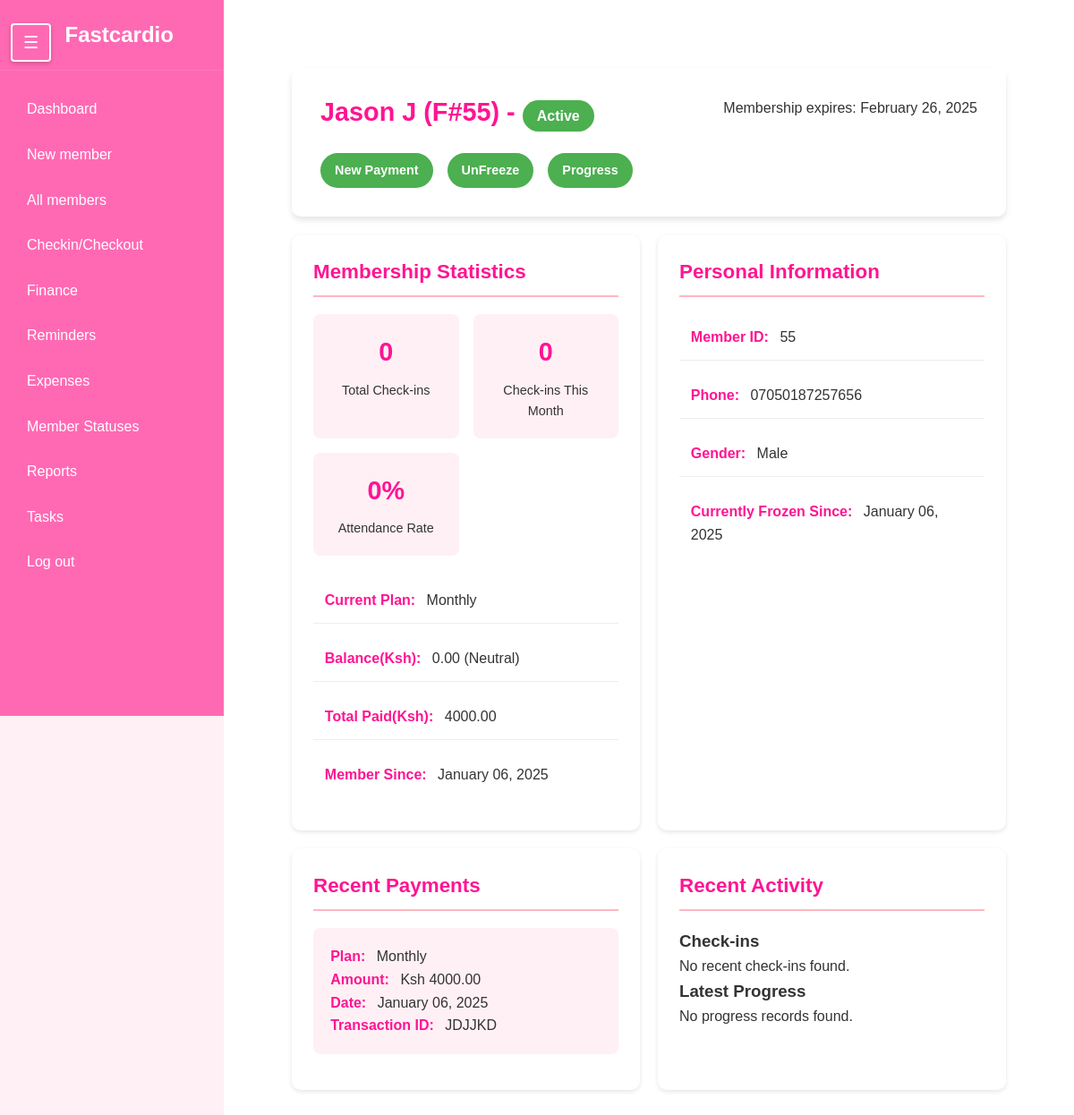
/members/55/, run on an earlier commit of the app's database.
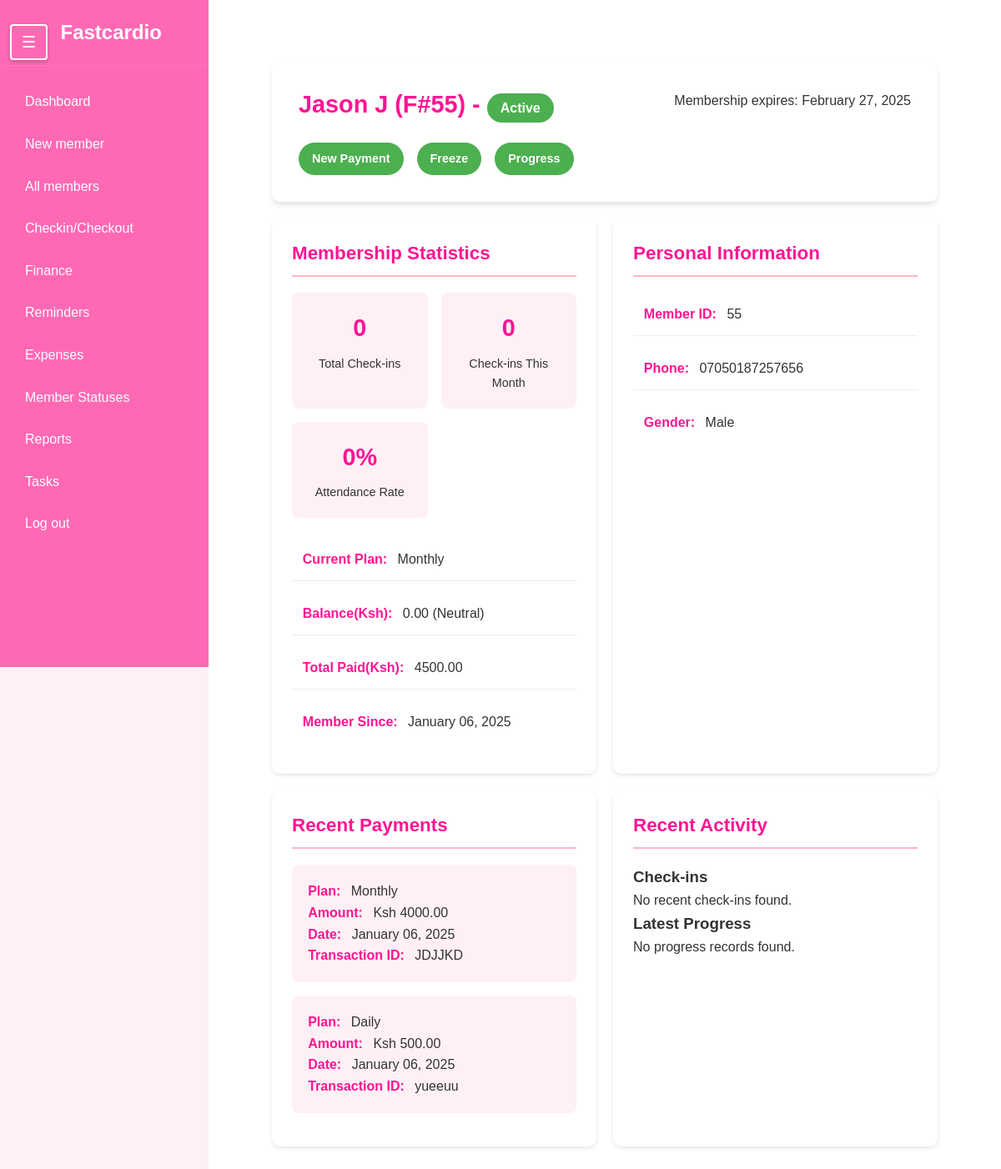
And on a later commit of the database.
### members/models.py (models this page shows, shortened)
class Member(models.Model):
    first_name = models.CharField(max_length=50)
    last_name = models.CharField(max_length=50)
    phone_number = models.CharField(max_length=15)
    date_joined = models.DateTimeField(auto_now_add=True)
    membership_expiry = models.DateField(null=True, blank=True, help_text="Date when the membership expires")
    is_active = models.BooleanField(default=False)
    is_frozen = models.BooleanField(default=False)
    additional_info = models.TextField(blank=True,null=True)
    gender = models.CharField(max_length= 6)
    balance = models.DecimalField(
        max_digits=10,
        decimal_places=2,
        default=0,
        help_text="Positive balance indicates credit, negative indicates debt"
    )

class Freeze_member(models.Model):
    member = models.ForeignKey(Member, on_delete=models.CASCADE)
    frozen_date = models.DateField(auto_now_add=True)
    unfrozen_date = models.DateField(null=True, blank=True)
    freeze_time = models.IntegerField(null=True, blank=True)  # Store the total days frozen

class PaymentDetails(models.Model):
    PLAN_CHOICES = [
        ('daily', 'Daily'),
        ('monthly', 'Monthly'),
        ('quarterly', 'Quarterly'),
        ('biannually', 'Biannually'),
        ('annually', 'Annually'),
        ('student', 'Student Package'),
        ('complete', 'Complete Payment'),
    ]
    member = models.ForeignKey('Member', on_delete=models.CASCADE, related_name='payments', verbose_name="Member")
    plan = models.CharField(max_length=20, choices=PLAN_CHOICES, verbose_name="Payment Plan")
    amount = models.DecimalField(max_digits=10, decimal_places=2, verbose_name="Amount Paid")
    payment_date = models.DateField(default=timezone.now, verbose_name="Payment Date")
    transaction_id = models.CharField(max_length=100, blank=True, null=True, verbose_name="Transaction ID")
    class Meta:
        verbose_name = "Payment Detail"
        verbose_name_plural = "Payment Details"
        ordering = ['-payment_date']

### members/views.py (the view)
# urls.py: path('members/<int:member_id>/',views.member_details,name='Member details'),
def member_details(request, member_id):
    member = get_object_or_404(Member, pk=member_id)
    today = timezone.now().date()
    recent_payments = PaymentDetails.objects.filter(member=member).order_by('-payment_date')[:5]
    latest_payment = recent_payments.first()
    total_paid = PaymentDetails.objects.filter(member=member).aggregate(total=Sum('amount'))['total'] or 0
    membership_status = calculate_membership_status(member, today)
    checkin_stats = get_checkin_statistics(member)
    latest_progress = MemberProgress.objects.filter(member=member).order_by('-date').first()
    progress_history = MemberProgress.objects.filter(member=member).order_by('-date')[:5]
    freeze_history = Freeze_member.objects.filter(member=member).order_by('-frozen_date')
    current_freeze = freeze_history.filter(unfrozen_date__isnull=True).first()
    balance_info = get_balance_status(member.balance)
    print(bool(current_freeze))
    context = {
        'member': member,
        'membership_status': membership_status['status'],
        'days_left': membership_status['days_left'],
        'expiry_date': member.membership_expiry,
        'recent_payments': recent_payments,
        'latest_payment': latest_payment,
        'current_plan': latest_payment.plan if latest_payment else "No active plan",
        'total_paid': total_paid,
        'total_checkins': checkin_stats['total'],
        'checkins_this_month': checkin_stats['monthly'],
        'recent_checkins': checkin_stats['recent'],
        'last_checkin': checkin_stats['last'],
        'attendance_rate': checkin_stats['attendance_rate'],
        'latest_progress': latest_progress,
        'progress_history': progress_history,
        'is_currently_frozen': bool(current_freeze),
        'freeze_history': freeze_history,
        'current_freeze': current_freeze,
        'balance': member.balance,
        'balance_status': balance_info['status'],
        'balance_message': balance_info['message']
    }
    return render(request, 'member_details.html', context)

### members/views.py (called while the page is built)
def calculate_membership_status(member, today):
    if member.is_frozen:
        return {
            'status': 'Inactive',
            'days_left': None
        }
    if not member.membership_expiry:
        return {
            'status': 'Inactive',
            'days_left': None
        }
    days_left = (member.membership_expiry - today).days
    if member.is_active:
        status = 'Active'
    else:
        status = 'Inactive'
    return {
        'status': status,
        'days_left': days_left
    }

def get_balance_status(balance):
    if balance > 0:
        return {
            'status': 'Credit',
            'message': 'Member has credit balance'
        }
    elif balance < 0:
        return {
            'status': 'Debt',
            'message': 'Member has outstanding balance'
        }
    return {
        'status': 'Neutral',
        'message': 'Balance is cleared'
    }

### members/templates/member_details.html (shortened to what the changed rows need)
{% extends 'sidebar.html' %}
{% load static %}
{% block extra_styles %}
    <link rel="stylesheet" href="{% static 'member_details.css' %}">
{% endblock %}
{% block content %}
    <div class="container">
        <div class="profile-header">
            <div class="profile-header-left">
                <h1>
                    {{ member.first_name }} {{ member.last_name }} (F#{{ member.id }}) -
                        <span style="font-size: medium;" class="status-badge status-{{ membership_status|lower }}">{{ membership_status }}</span>
                </h1>
                <div class="header-actions">
                    <a href="{% url 'Payment' member_id=member.id %}" class="status-badge status-{{ membership_status|lower }}">
                    </a>
                    {% if is_currently_frozen %}
                        <a href="{% url 'unfreeze' member_id=member.id %}" class="status-badge status-{{ membership_status|lower }}">
                            <span>UnFreeze</span>
                        </a>
                    {% else %}
                        <a href="{% url 'freeze' member_id=member.id %}" class="status-badge status-{{ membership_status|lower }}">
                            <span>Freeze</span>
                        </a>
                    {% endif %}
                    <a href="{% url 'member_progress' member_id=member.id %}" class="status-badge status-{{ membership_status|lower }}">
                    </a>
                </div>
            </div>
            <div class="profile-header-right">
                {% if expiry_date %}
                    <p>Membership expires: {{ expiry_date|date:"F d, Y" }}</p>
                {% endif %}
            </div>
        </div>
        <div class="profile-grid">
            <div class="profile-section">
                <h2>Membership Statistics</h2>
                <ul class="info-list">
                    <li><span class="label">Current Plan:</span> {{ current_plan|title }}</li>
                    <li><span class="label">Balance(Ksh):</span> {{ balance|floatformat:2 }} ({{ balance_status }})</li>
                    <li><span class="label">Total Paid(Ksh):</span> {{ total_paid|floatformat:2 }}</li>
                    <li><span class="label">Member Since:</span> {{ member.date_joined|date:"F d, Y" }}</li>
                </ul>
            </div>
            <div class="profile-section">
                <h2>Personal Information</h2>
                <ul class="info-list">
                    <li><span class="label">Member ID:</span> {{ member.id }}</li>
                    <li><span class="label">Phone:</span> {{ member.phone_number }}</li>
                    <li><span class="label">Gender:</span> {{ member.gender|title }}</li>
                    {% if current_freeze %}
                        <li><span class="label">Currently Frozen Since:</span> {{ current_freeze.frozen_date|date:"F d, Y" }}</li>
                    {% endif %}
                </ul>
            </div>
            <div class="profile-section">
                <h2>Recent Payments</h2>
                {% if recent_payments %}
                    {% for payment in recent_payments %}
                        <div class="payment-card">
                            <p><span class="label">Plan:</span> {{ payment.get_plan_display }}</p>
                            <p><span class="label">Amount:</span> Ksh {{ payment.amount }}</p>
                            <p><span class="label">Date:</span> {{ payment.payment_date|date:"F d, Y" }}</p>
                            {% if payment.transaction_id %}
                                <p><span class="label">Transaction ID:</span> {{ payment.transaction_id }}</p>
                            {% endif %}
                        </div>
                    {% endfor %}
                {% else %}
                    <p>No recent payments found.</p>
                {% endif %}
            </div>
            <div class="profile-section">
                <h2>Recent Activity</h2>
            </div>
        </div>
    </div>
{% endblock %}

What changed in the data, as far as the page shows it:
no longer on this page (row edited): Freeze_member: frozen_date "January 06, 2025"
changed Member "Jason": membership_expiry "February 26, 2025" → "February 27, 2025"
added PaymentDetails: plan "Daily", amount "500.00", payment_date "January 06, 2025", transaction_id "yueeuu"
Also different on the page:
{{ total_paid|floatformat:2 }}: "4000.00" → "4500.00"
text no longer shown: "UnFreeze Currently Frozen Since:"
text now shown: "Freeze"
